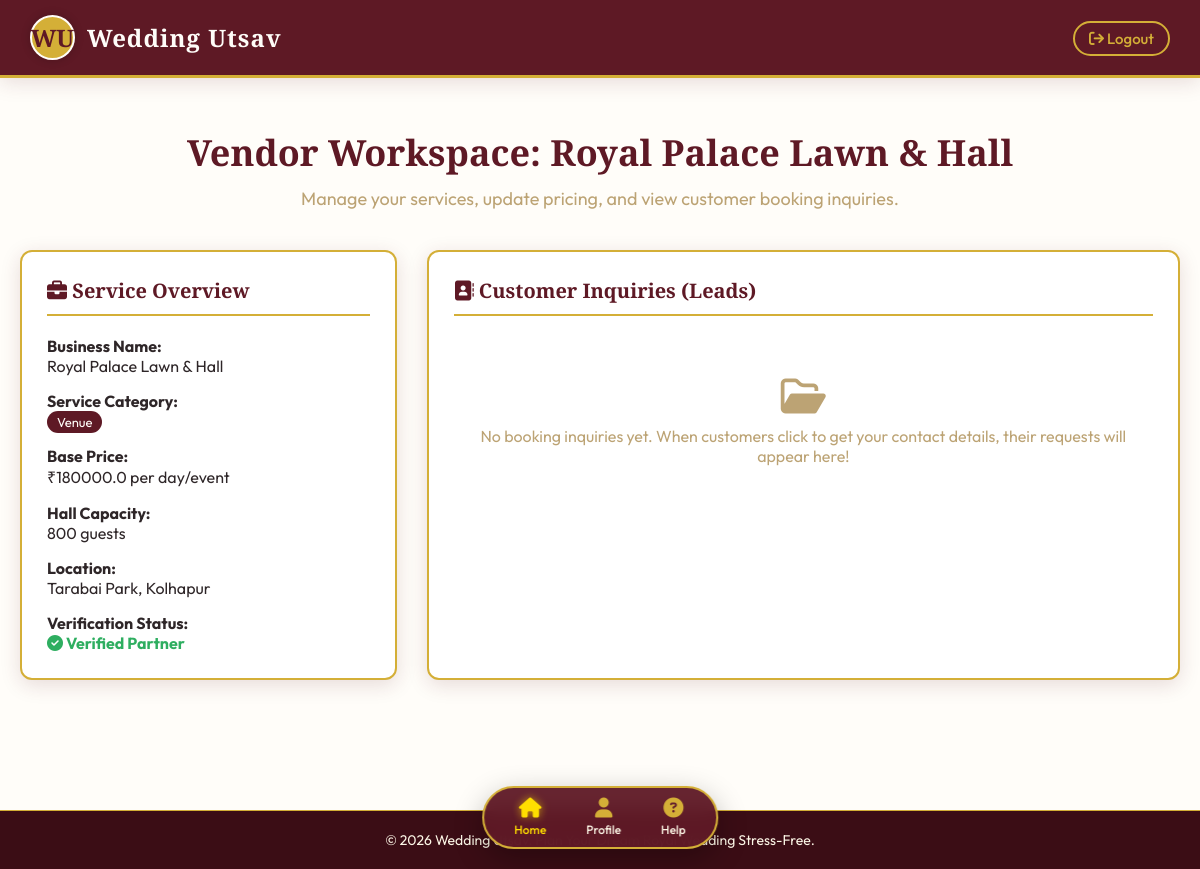
/vendor/dashboard (signed in), run on the app's committed database.
### tables this page shows
CREATE TABLE vendors (
        vendor_id INTEGER PRIMARY KEY AUTOINCREMENT,
        user_id INTEGER,
        business_name TEXT NOT NULL,
        service_type TEXT NOT NULL CHECK(service_type IN ('venue', 'catering', 'dj', 'makeup')),
        location TEXT NOT NULL,
        capacity INTEGER, -- only relevant for venue
        base_price REAL NOT NULL, -- price per day/event/plate
        description TEXT,
        contact_info TEXT NOT NULL,
        image_url TEXT,
        is_verified INTEGER DEFAULT 0, -- 0 for pending, 1 for verified
        FOREIGN KEY (user_id) REFERENCES users (user_id) ON DELETE CASCADE
    );

### app.py (the view)
@app.route('/vendor/dashboard')
def vendor_dashboard():
    if 'user_id' not in session or session.get('role') != 'vendor':
        return redirect(url_for('login'))
    conn = get_db_connection()
    vendor = conn.execute('SELECT * FROM vendors WHERE user_id = ?', (session['user_id'],)).fetchone()
    bookings = []
    if vendor:
        bookings = conn.execute('''
            SELECT b.*, u.full_name as customer_name, u.phone as customer_phone
            FROM bookings b
            JOIN users u ON b.customer_id = u.user_id
            WHERE b.vendor_id = ?
        ''', (vendor['vendor_id'],)).fetchall()
    conn.close()
    return render_template('vendor_dashboard.html', vendor=vendor, bookings=bookings)

### app.py (called while the page is built)
@app.context_processor
def inject_user():
    user = None
    if 'user_id' in session:
        conn = get_db_connection()
        user = conn.execute('SELECT * FROM users WHERE user_id = ?', (session['user_id'],)).fetchone()
        conn.close()
    return dict(current_user=user)

### database.py (called while the page is built)
def get_db_connection():
    conn = sqlite3.connect(DATABASE_PATH)
    conn.row_factory = sqlite3.Row
    return conn

### templates/vendor_dashboard.html (shortened to what this page needs)
{% extends "base.html" %}
{% block content %}
<div class="welcome-section">
    <h1>Vendor Workspace: {{ vendor.business_name if vendor else session.get('name') }}</h1>
    <p>Manage your services, update pricing, and view customer booking inquiries.</p>
</div>
<div style="display: grid; grid-template-columns: 1fr 2fr; gap: 30px; margin-bottom: 50px;">
    <div class="help-card" style="border: 2px solid var(--gold); border-radius: var(--border-radius); padding: 25px;">
        <h2 style="font-size: 20px; border-bottom: 2px solid var(--gold); padding-bottom: 10px; margin-bottom: 20px;">
            <i class="fa-solid fa-briefcase"></i> Service Overview
        </h2>
        {% if vendor %}
            <div style="display: flex; flex-direction: column; gap: 15px;">
                <p><strong>Business Name:</strong><br>{{ vendor.business_name }}</p>
                <p><strong>Service Category:</strong><br><span style="text-transform: capitalize; background-color: var(--royal-maroon); color: var(--ivory); padding: 3px 10px; border-radius: 12px; font-size: 13px;">{{ vendor.service_type }}</span></p>
                <p><strong>Base Price:</strong><br>₹{{ vendor.base_price }} {% if vendor.service_type == 'catering' %}per plate{% else %}per day/event{% endif %}</p>
                {% if vendor.service_type == 'venue' %}
                    <p><strong>Hall Capacity:</strong><br>{{ vendor.capacity }} guests</p>
                {% endif %}
                <p><strong>Location:</strong><br>{{ vendor.location }}</p>
                <p><strong>Verification Status:</strong><br>
                    {% if vendor.is_verified == 1 %}
                        <span style="color: #2EAE60; font-weight: bold;"><i class="fa-solid fa-circle-check"></i> Verified Partner</span>
                    {% else %}
                        <span style="color: var(--muted-gold); font-weight: bold;"><i class="fa-solid fa-circle-notch fa-spin"></i> Pending Verification</span>
                    {% endif %}
                </p>
            </div>
        {% else %}
            <p>No business details found. Please contact support.</p>
        {% endif %}
    </div>
    <div class="help-card" style="border: 2px solid var(--gold); border-radius: var(--border-radius); padding: 25px;">
        <h2 style="font-size: 20px; border-bottom: 2px solid var(--gold); padding-bottom: 10px; margin-bottom: 20px;">
            <i class="fa-solid fa-address-book"></i> Customer Inquiries (Leads)
        </h2>
        {% if bookings %}
            <div style="overflow-x: auto;">
                <table style="width: 100%; border-collapse: collapse; text-align: left; font-size: 15px;">
                    <thead>
                        <tr style="border-bottom: 2px solid var(--royal-maroon); color: var(--royal-maroon); font-weight: bold;">
                            <th style="padding: 10px;">Customer Name</th>
                            <th style="padding: 10px;">Phone Number</th>
                            <th style="padding: 10px;">Requested Date</th>
                            <th style="padding: 10px;">Status</th>
                        </tr>
                    </thead>
                    <tbody>
                        {% for booking in bookings %}
                            <tr style="border-bottom: 1px solid rgba(0,0,0,0.05); hover: background-color: var(--soft-cream);">
                                <td style="padding: 12px 10px; font-weight: 500;">{{ booking.customer_name }}</td>
                                <td style="padding: 12px 10px;">{{ booking.customer_phone }}</td>
                                <td style="padding: 12px 10px; font-weight: 600; color: var(--royal-maroon);">{{ booking.wedding_date }}</td>
                                <td style="padding: 12px 10px;">
                                    <span style="background-color: #E2F4E9; color: #1A5C37; padding: 4px 10px; border-radius: 12px; font-size: 13px;">
                                        <i class="fa-solid fa-phone"></i> Contacted
                                    </span>
                                </td>
                            </tr>
                        {% endfor %}
                    </tbody>
                </table>
            </div>
        {% else %}
            <div style="text-align: center; padding: 40px 20px; color: var(--muted-gold);">
                <i class="fa-regular fa-folder-open" style="font-size: 40px; margin-bottom: 10px;"></i>
                <p>No booking inquiries yet. When customers click to get your contact details, their requests will appear here!</p>
            </div>
        {% endif %}
    </div>
</div>
{% endblock %}

### static/css/style.css (style rules this page uses)
:root { --royal-maroon: #5E1925; --dark-maroon: #3B0D15; --gold: #D4AF37; --bright-gold: #FFDF00; --ivory: #FFFDF9; --soft-cream: #FDF7E7; --charcoal: #2E2628; --muted-gold: #BCA374; --pure-white: #FFFFFF; --shadow: rgba(94, 25, 37, 0.15); --border-radius: 12px; --transition: all 0.3s cubic-bezier(0.4, 0, 0.2, 1); }
* { margin: 0; padding: 0; box-sizing: border-box; }
body { font-family: 'Outfit', sans-serif; background-color: var(--ivory); color: var(--charcoal); min-height: 100vh; display: flex; flex-direction: column; overflow-x: hidden; }
h1, h2, h3, h4, .brand-title { font-family: 'Playfair Display', serif; font-weight: 700; color: var(--royal-maroon); }
.welcome-section { text-align: center; margin-bottom: 40px; }
.welcome-section h1 { font-size: 36px; margin-bottom: 10px; }
.welcome-section p { font-size: 18px; color: var(--muted-gold); }
.help-card { background: var(--pure-white); padding: 40px; border-radius: var(--border-radius); border: 1px solid rgba(212, 175, 55, 0.3); box-shadow: 0 5px 20px var(--shadow); }

### data on the page
vendors: business_name "Royal Palace Lawn & Hall", service_type "Venue", base_price "180000.0", capacity "800", location "Tarabai Park, Kolhapur"
